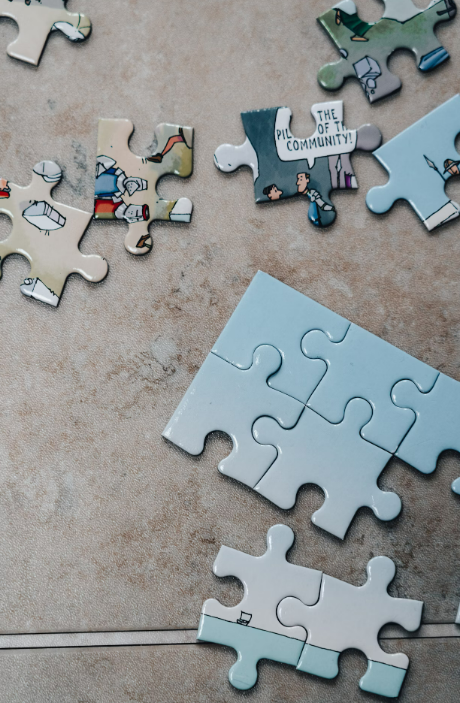
#> input picture 1. Object_Detection_Project/puzzle.png, 460 x 703 px, found by its file name
$ jupyter execute '2.3 Grid cell.ipynb'
#> lines starting #> are read from the running program, lines starting #| are printed output that depends on the picture; after the words box and inside, x2 and y2 are one past the last pixel; in counts of white or black regions, pixels touching at a corner belong together
[cell 1]
import cv2
import numpy as np

image = cv2.imread('./puzzle.png')
#> image is the input picture: shape (703, 460, 3); mean B, G, R 148.2, 148.2, 144
if image is None:
    print("Could not open or find the image")
else:
    print("Image loaded successfully")

grid_size = (30,30)

def create_grid(image, grid_size=grid_size):
#> called with grid_size = (30, 30)
    height, width = image.shape[:2]
#> height = 703; width = 460
    # cv2 numpy array로 표현되며 해당 부분은 height, width, chennal에서 [:2]만큼 가져오게 됨
    grid_width, grid_height = grid_size

    grid_image = np.copy(image)
    for x in range(0, width, grid_width):
        cv2.line(grid_image, (x, 0), (x, height), (255, 255, 255), 1)
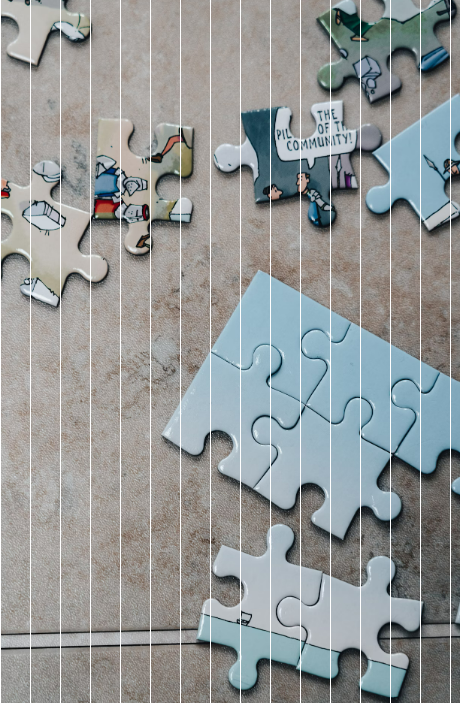
#> grid_image: shape (703, 460, 3); 3.48% of pixels changed, all inside (x1, y1, x2, y2) = (0, 0, 451, 703)

    for y in range(0, height, grid_height):
        cv2.line(grid_image, (0, y), (width, y), (255, 255, 255), 1)
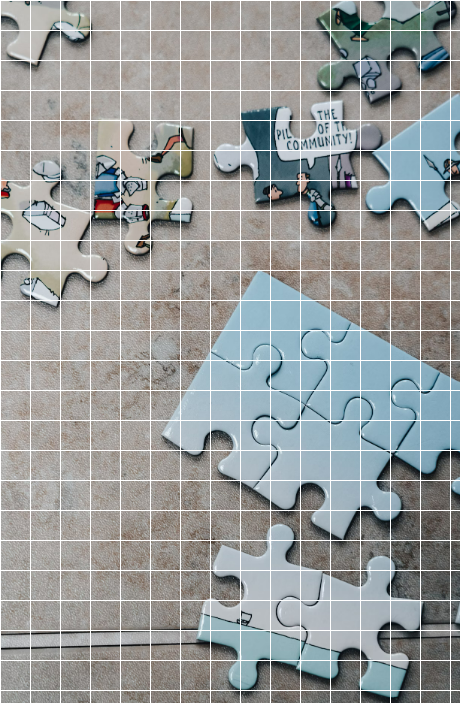
#> grid_image: shape (703, 460, 3); 3.3% of pixels changed, all inside (x1, y1, x2, y2) = (1, 0, 460, 691)

    return grid_image

grid_image = create_grid(image, grid_size)

cv2.imshow("org", image)
cv2.imshow("grid", grid_image)
cv2.waitKey(0)
cv2.destroyAllWindows()
